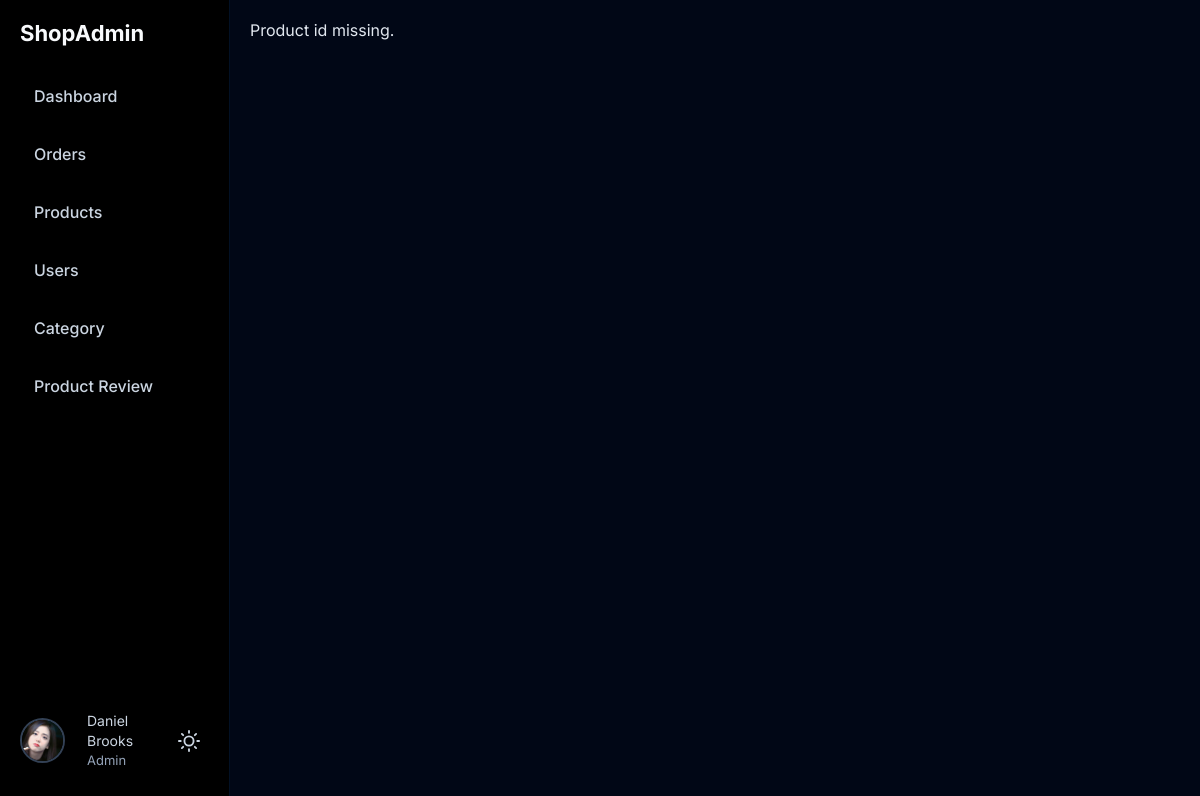
Screenshot of /pages/admin/product-reviews.php (signed in) with the database file from the repository.
### tables this page shows
CREATE TABLE `userprofile` (
    `user_id` varchar(12) NOT NULL,
    `dob` date DEFAULT NULL,
    `contact_num` varchar(20) DEFAULT NULL,
    `gender` enum('Male', 'Female') DEFAULT NULL
);

CREATE TABLE `users` (
    `user_id` varchar(12) NOT NULL,
    `user_name` varchar(50) NOT NULL,
    `user_role` enum('Member', 'Admin') NOT NULL DEFAULT 'Member',
    `email` varchar(50) NOT NULL,
    `hash_password` varchar(255) NOT NULL,
    `account_status` enum(
        'Unblock',
        'Blocked',
        'Unverify'
    ) NOT NULL DEFAULT 'Unblock'
);

### _base.php (called while the page is built, shortened)
<?php
$pathPrefix = (strpos($_SERVER['SCRIPT_NAME'], '/FixAndGo_Web') === 0) ? '/FixAndGo_Web' : '';
function getCurrentUser()
{
    global $_db;
    $userId = temp('USER_ID');
    try {
        $stmt = $_db->prepare("SELECT u.*, up.gender, up.contact_num
                               FROM users u
                               LEFT JOIN userprofile up ON u.user_id = up.user_id
                               WHERE u.user_id = ?");
        $stmt->execute([$userId]);
        return $stmt->fetch();
    } catch (Exception $e) {
        error_log("Error fetching current user: " . $e->getMessage());
        return null;
    }
}
function temp($key, $value = null)
{
    if ($value !== null) {
        $_SESSION["temp_$key"] = $value;
    } else {
        $value = $_SESSION["temp_$key"] ?? null;
        return $value;
    }
}
$host = 'localhost';
$username = 'root';
$password = '';
$dbname = 'fixandgo_db';
try {
    $_db = new PDO("mysql:host=$host;dbname=$dbname", $username, $password, [
        PDO::ATTR_DEFAULT_FETCH_MODE => PDO::FETCH_OBJ,
        PDO::ATTR_EMULATE_PREPARES   => false,
    ]);
} catch (PDOException $err) {
    die("Connection failed: " . $err->getMessage());
}
function getUserProfilePicture($userId)
{
    global $_db;
    global $pathPrefix;
    $defaultPath = $pathPrefix . "/images/profile/default_profile_picture.webp";
    try {
        $stmt = $_db->prepare("SELECT file_path FROM profilepicture WHERE user_id = ?");
        $stmt->execute([$userId]);
        $result = $stmt->fetch();
        if ($result && isset($result->file_path) && !empty($result->file_path)) {
            $filePath = $result->file_path;
            if (substr($filePath, 0, 1) !== '/') {
                $filePath = '/' . $filePath;
            }
            return $filePath;
        }
    } catch (Exception $e) {
        error_log("Profile picture error for user $userId: " . $e->getMessage());
    }
    return $defaultPath;
}

### config/authorization.php (called while the page is built, shortened)
<?php
function enforce_authorization(): void
{
    global $rootDir, $pathPrefix;
    $requestUri = $_SERVER['REQUEST_URI'] ?? '/';
    $path = parse_url($requestUri, PHP_URL_PATH) ?: '/';
    $pathPrefix = $pathPrefix ?? '';
    $normalizedPath = $path;
    if (str_starts_with($normalizedPath, '/pages/admin/')) {
        return;
    }
    exit();
}

### pages/admin/adminSidebar.php (the view, shortened to what this page needs)
<?php
$currentUser = getCurrentUser();
$userProfilePic = $currentUser->user_id ? getUserProfilePicture($currentUser->user_id) : $pathPrefix . '/images/profile/default_profile_picture.webp';
?>
<div class="admin-sidebar">
    <h2 class="logo">ShopAdmin</h2>
    <ul class="menu">
        <li><a href="adminDashboard.php" class="<?= basename($_SERVER['PHP_SELF']) == 'adminDashboard.php' ? 'active' : '' ?>">Dashboard</a></li>
        <li><a href="admin-order.php" class="<?= basename($_SERVER['PHP_SELF']) == 'admin-order.php' ? 'active' : '' ?>">Orders</a></li>
        <li><a href="admin-product.php" class="<?= basename($_SERVER['PHP_SELF']) == 'admin-product.php' ? 'active' : '' ?>">Products</a></li>
        <li><a href="adminCustomer.php" class="<?= basename($_SERVER['PHP_SELF']) == 'adminCustomer.php' ? 'active' : '' ?>">Users</a></li>
        <li><a href="admin-category.php" class="<?= basename($_SERVER['PHP_SELF']) == 'admin-category.php' ? 'active' : '' ?>">Category</a></li>
        <li><a href="admin-manage-review.php" class="<?= basename($_SERVER['PHP_SELF']) == 'admin-manage-review.php' ? 'active' : '' ?>">Product Review</a></li>
    </ul>
    <div class="sidebar-footer">
        <div class="footer-content">
            <img src="<?= htmlspecialchars($userProfilePic) ?>"
                class="avatar"
                alt="<?= htmlspecialchars($currentUser->user_name) ?>"
                width="45" height="45" style="width: 45px; height: 45px; object-fit: cover;"
                onerror="this.src='<?= $pathPrefix ?>/images/profile/default_profile_picture.webp'">
            <p class="admin-name">
                <?= htmlspecialchars($currentUser->user_name) ?><br>
                <span><?= htmlspecialchars($currentUser->user_role) ?></span>
            </p>
            <button id="themeToggle" class="theme-toggle" aria-label="Toggle theme">
            </button>
        </div>
    </div>
</div>

### css/admin.css (style rules this page uses)
:root { --color-bg-body: #010716; --color-text-light: #e2e8f0; --color-profile-bg: #1e293b; --color-box-bg: rgba(0, 0, 0, 0.3); --color-sidebar-bg: #000000; --color-sidebar-border: #021024; --color-logo-text: #f8fafc; --color-menu-text: #cbd5e1; --color-menu-active: #60a5fa; --color-admin-name: #cbd5e1; --color-admin-name-muted: #94a3b8; --color-search-border: #475569; --color-search-bg: #000000; --color-search-text: #f1f5f9; --color-surface: #000000; --color-surface-muted: #020617; --color-border: #334155; --color-text-main: #f8fafc; --color-text-muted: #94a3b8; --color-accent: #38bdf8; --color-accent-soft: rgba(56, 189, 248, 0.15); --color-form-input: #0f172a; --text-secondary: #9ca3af; }
* { margin: 0; padding: 0; box-sizing: border-box; font-family: Inter, sans-serif; }
body { background: var(--color-bg-body); color: var(--color-text-light); transition: background 0.3s ease, color 0.3s ease; }
.admin-sidebar { display: flex; flex-direction: column; width: 230px; background: var(--color-sidebar-bg); padding: 20px; border-right: 1px solid var(--color-sidebar-border); height: 100vh; position: fixed; top: 0; left: 0; transition: background 0.3s ease, border-color 0.3s ease; }
.logo { font-size: 22px; font-weight: 700; margin-bottom: 30px; color: var(--color-logo-text); transition: color 0.3s ease; }
.menu { padding: 0; margin: 0; flex: 1; }
.menu li { list-style: none; margin-bottom: 18px; }
.menu a { display: block; padding: 10px 14px; border-radius: 8px; text-decoration: none; color: var(--color-menu-text); font-weight: 500; transition: background 0.2s, color 0.2s; }
.sidebar-footer { position: absolute; bottom: 30px; left: 20px; right: 20px; color: var(--color-admin-name); }
.footer-content { display: flex; align-items: center; gap: 12px; }
.sidebar-footer .avatar { width: 45px; height: 45px; border-radius: 50%; object-fit: cover; border: 2px solid #334155; flex-shrink: 0; }
.admin-name { font-size: 14px; color: var(--color-admin-name); transition: color 0.3s ease; flex: 1; line-height: 1.4; }
.admin-name span { font-size: 13px; color: var(--color-admin-name-muted); transition: color 0.3s ease; }
.theme-toggle { width: 40px; height: 40px; border-radius: 50%; border: none; background: transparent; color: var(--color-menu-text); cursor: pointer; display: flex; align-items: center; justify-content: center; transition: all 0.3s ease; flex-shrink: 0; }
body[data-theme="dark"] .theme-toggle .sun-icon { display: block; }
.avatar { width: 40px; height: 40px; border-radius: 50%; margin-right: 10px; object-fit: cover; }

### rows the page displays
userprofile: user_id.user_name (picture), user_id.user_name "Daniel Brooks", user_id.user_role "Admin"
